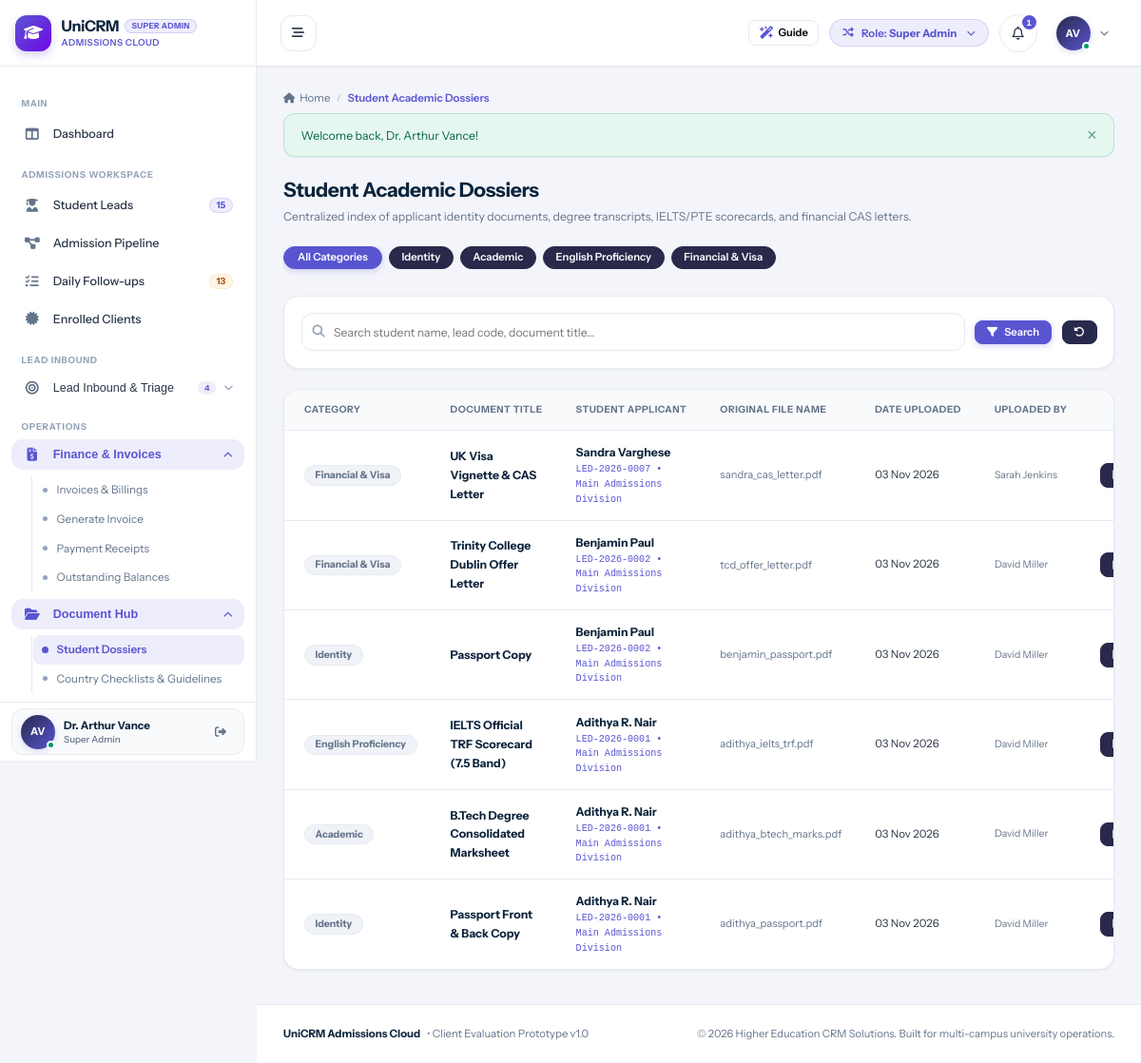
/documents/dossiers.php (signed in), run on the app's committed database.
### tables this page shows
CREATE TABLE `users` (
  `id` int(11) NOT NULL AUTO_INCREMENT,
  `branch_id` int(11) DEFAULT NULL,
  `role_id` int(11) NOT NULL,
  `manager_id` int(11) DEFAULT NULL,
  `reporting_manager_id` int(11) DEFAULT NULL,
  `name` varchar(150) NOT NULL,
  `email` varchar(150) NOT NULL,
  `password` varchar(255) NOT NULL,
  `phone` varchar(50) DEFAULT NULL,
  `designation` varchar(100) DEFAULT NULL,
  `avatar` varchar(255) DEFAULT NULL,
  `status` enum('Active','Inactive') DEFAULT 'Active',
  `created_at` datetime DEFAULT current_timestamp(),
  `updated_at` datetime DEFAULT NULL ON UPDATE current_timestamp(),
  PRIMARY KEY (`id`),
  UNIQUE KEY `email` (`email`),
  KEY `idx_branch` (`branch_id`),
  KEY `idx_role` (`role_id`),
  KEY `idx_manager` (`manager_id`)
);

CREATE TABLE `roles` (
  `id` int(11) NOT NULL AUTO_INCREMENT,
  `name` varchar(50) NOT NULL,
  `label` varchar(100) NOT NULL,
  `description` text DEFAULT NULL,
  `created_at` datetime DEFAULT current_timestamp(),
  PRIMARY KEY (`id`),
  UNIQUE KEY `name` (`name`)
);

CREATE TABLE `student_documents` (
  `id` int(11) NOT NULL AUTO_INCREMENT,
  `lead_id` int(11) NOT NULL,
  `category` enum('Identity','Academic','English Proficiency','Financial & Visa','Other') NOT NULL,
  `document_name` varchar(150) NOT NULL,
  `title` varchar(150) DEFAULT NULL,
  `file_path` varchar(255) NOT NULL,
  `file_name` varchar(255) NOT NULL,
  `original_filename` varchar(255) DEFAULT NULL,
  `file_size` int(11) DEFAULT 0,
  `uploaded_by` int(11) NOT NULL,
  `created_at` datetime DEFAULT current_timestamp(),
  PRIMARY KEY (`id`),
  KEY `idx_lead` (`lead_id`),
  KEY `idx_cat` (`category`)
);

CREATE TABLE `leads` (
  `id` int(11) NOT NULL AUTO_INCREMENT,
  `lead_code` varchar(30) NOT NULL,
  `full_name` varchar(150) NOT NULL,
  `phone` varchar(50) DEFAULT NULL,
  `mobile_number` varchar(50) NOT NULL,
  `phone_normalized` varchar(20) NOT NULL,
  `alternate_phone` varchar(50) DEFAULT NULL,
  `dob` date DEFAULT NULL,
  `gender` enum('Male','Female','Other') DEFAULT 'Other',
  `email` varchar(150) DEFAULT NULL,
  `permanent_address` text DEFAULT NULL,
  `city` varchar(100) DEFAULT NULL,
  `state` varchar(100) DEFAULT NULL,
  `country` varchar(100) DEFAULT 'India',
  `branch_id` int(11) NOT NULL,
  `assigned_counselor_id` int(11) DEFAULT NULL,
  `highest_qualification` varchar(100) DEFAULT NULL,
  `passing_college` varchar(200) DEFAULT NULL,
  `college_name` varchar(200) DEFAULT NULL,
  `passout_year` int(11) DEFAULT NULL,
  `year_of_passing` int(11) DEFAULT NULL,
  `percentage` decimal(5,2) DEFAULT NULL,
  `backlogs_count` int(11) DEFAULT 0,
  `has_passport` enum('Yes','No','Applied') DEFAULT 'No',
  `passport_number` varchar(50) DEFAULT NULL,
  `passport_expiry` date DEFAULT NULL,
  `pan_number` varchar(30) DEFAULT NULL,
  `has_ielts` enum('Yes','No','Awaiting Result','Not Attempted') DEFAULT 'No',
  `has_pte` enum('Yes','No','Awaiting Result','Not Attempted') DEFAULT 'No',
  `has_toefl` enum('Yes','No','Awaiting Result','Not Attempted') DEFAULT 'No',
  `english_test` varchar(50) DEFAULT 'None',
  `english_score` varchar(50) DEFAULT NULL,
  `score_listening` decimal(4,1) DEFAULT NULL,
  `score_reading` decimal(4,1) DEFAULT NULL,
  `score_writing` decimal(4,1) DEFAULT NULL,
  `score_speaking` decimal(4,1) DEFAULT NULL,
  `work_experience_years` decimal(4,1) DEFAULT 0.0,
  `notes` text DEFAULT NULL,
  `ielts_overall` decimal(3,1) DEFAULT NULL,
  `ielts_listening` decimal(3,1) DEFAULT NULL,
  `ielts_reading` decimal(3,1) DEFAULT NULL,
  `ielts_writing` decimal(3,1) DEFAULT NULL,
  `ielts_speaking` decimal(3,1) DEFAULT NULL,
  `pte_overall` int(11) DEFAULT NULL,
  `pte_listening` int(11) DEFAULT NULL,
  `pte_reading` int(11) DEFAULT NULL,
  `pte_writing` int(11) DEFAULT NULL,
  `pte_speaking` int(11) DEFAULT NULL,
  `target_country` varchar(100) DEFAULT NULL,
  `preferred_country` varchar(100) DEFAULT NULL,
  `target_university` varchar(200) DEFAULT NULL,
  `target_course` varchar(200) DEFAULT NULL,
  `preferred_course` varchar(200) DEFAULT NULL,
  `target_intake_id` int(11) DEFAULT NULL,
  `target_intake_text` varchar(100) DEFAULT NULL,
  `intake_year` int(11) DEFAULT 2026,
  `intake_term` varchar(50) DEFAULT 'September',
  `prospectivity` enum('High','Moderate','Low') DEFAULT 'Moderate',
  `priority` enum('High','Moderate','Low') DEFAULT 'Moderate',
  `enquiry_type` enum('WALK IN','TELE','TELE-WALK IN') DEFAULT 'TELE',
  `lead_source` varchar(100) DEFAULT 'Direct Inquiry',
  `source` varchar(100) DEFAULT 'Direct Inquiry',
  `stage_id` int(11) NOT NULL DEFAULT 1,
  `stage` varchar(50) DEFAULT 'ENQUIRY',
  `secondary_status` enum('Active','On Hold','Rejected','Lost') DEFAULT 'Active',
  `is_customer` tinyint(1) DEFAULT 0,
  `customer_code` varchar(30) DEFAULT NULL,
  `converted_to_customer_at` datetime DEFAULT NULL,
  `invoiced_total` decimal(12,2) DEFAULT 0.00,
  `paid_total` decimal(12,2) DEFAULT 0.00,
  `balance_total` decimal(12,2) DEFAULT 0.00,
  `college_data_id` int(11) DEFAULT NULL,
  `web_lead_id` int(11) DEFAULT NULL,
  `last_followup_at` datetime DEFAULT NULL,
  `next_followup_date` date DEFAULT NULL,
  `followup_count` int(11) DEFAULT 0,
  `last_followup_date` date DEFAULT NULL,
  `assigned_at` datetime DEFAULT current_timestamp(),
  `first_followup_logged` tinyint(1) DEFAULT 0,
  `is_archived` tinyint(1) DEFAULT 0,
  `archived_at` datetime DEFAULT NULL,
  `archived_by` int(11) DEFAULT NULL,
  `archive_reason` varchar(255) DEFAULT NULL,
  `archived_reason` varchar(255) DEFAULT NULL,
  `created_by` int(11) DEFAULT NULL,
  `created_at` datetime DEFAULT current_timestamp(),
  `updated_at` datetime DEFAULT NULL ON UPDATE current_timestamp(),
  PRIMARY KEY (`id`),
  UNIQUE KEY `lead_code` (`lead_code`),
  KEY `idx_phone` (`phone_normalized`),
  KEY `idx_branch` (`branch_id`),
  KEY `idx_counselor` (`assigned_counselor_id`),
  KEY `idx_stage` (`stage_id`),
  KEY `idx_customer` (`is_customer`),
  KEY `idx_archived` (`is_archived`),
  KEY `idx_next_fu` (`next_followup_date`)
);

CREATE TABLE `branches` (
  `id` int(11) NOT NULL AUTO_INCREMENT,
  `name` varchar(100) NOT NULL,
  `code` varchar(20) NOT NULL,
  `city` varchar(100) NOT NULL,
  `state` varchar(100) NOT NULL DEFAULT 'Kerala',
  `country` varchar(100) NOT NULL DEFAULT 'India',
  `phone` varchar(50) DEFAULT NULL,
  `email` varchar(150) DEFAULT NULL,
  `address` text DEFAULT NULL,
  `manager_id` int(11) DEFAULT NULL,
  `status` enum('Active','Inactive') DEFAULT 'Active',
  `created_at` datetime DEFAULT current_timestamp(),
  `updated_at` datetime DEFAULT NULL ON UPDATE current_timestamp(),
  PRIMARY KEY (`id`),
  UNIQUE KEY `code` (`code`)
);

### documents/dossiers.php (the view, shortened to what the rows shown need)
<?php
require_once __DIR__ . '/../config/database.php';
require_once __DIR__ . '/../config/helpers.php';
require_once __DIR__ . '/../includes/auth.php';
require_login();
$scopeClause = get_crm_scope_clause('l', 'assigned_counselor_id', 'branch_id');
$where = ["1=1", $scopeClause];
$params = [];
$whereSql = implode(' AND ', $where);
$sql = "
    SELECT d.*, l.full_name, l.lead_code, b.name as branch_name, u.name as uploaded_by_name
    FROM student_documents d
    JOIN leads l ON d.lead_id = l.id
    LEFT JOIN branches b ON l.branch_id = b.id
    LEFT JOIN users u ON d.uploaded_by = u.id
    WHERE {$whereSql}
    ORDER BY d.id DESC
";
$stmt = $pdo->prepare($sql);
$stmt->execute($params);
$docs = $stmt->fetchAll();
include __DIR__ . '/../includes/header.php';
?>
<div class="page-header" style="display:flex; justify-content:space-between; align-items:flex-start; margin-bottom:1.5rem; flex-wrap:wrap; gap:1rem;">
  <div>
    <h1 style="font-size:1.5rem; font-weight:700; color:var(--text-heading); margin:0 0 0.35rem 0;">Student Academic Dossiers</h1>
  </div>
</div>
<div class="card">
  <div class="table-responsive">
    <table class="data-table">
      <thead>
        <tr>
          <th>Category</th>
          <th>Document Title</th>
          <th>Student Applicant</th>
          <th>Original File Name</th>
          <th>Date Uploaded</th>
          <th>Uploaded By</th>
          <th style="text-align:right;">Actions</th>
        </tr>
      </thead>
      <tbody>
        <?php if (empty($docs)): ?>
          <tr>
            <td colspan="7" style="text-align:center; padding:3rem; color:var(--text-muted);">
              No student dossier documents match this search.
            </td>
          </tr>
        <?php else: ?>
          <?php foreach ($docs as $d): ?>
            <tr>
              <td>
                <span class="badge badge-secondary" style="font-weight:700; font-size:0.75rem;">
                  <?= htmlspecialchars($d['category']) ?>
                </span>
              </td>
              <td>
                <strong style="font-size:0.875rem; color:var(--text-heading);"><?= htmlspecialchars($d['title']) ?></strong>
              </td>
              <td>
                <a href="<?= base_url('leads/view.php?id=' . $d['lead_id']) ?>" style="font-weight:700; color:var(--text-heading); font-size:0.875rem; text-decoration:none;">
                  <?= htmlspecialchars($d['full_name']) ?>
                </a>
                <div style="font-family:monospace; font-size:0.72rem; color:var(--primary);">
                  <?= htmlspecialchars($d['lead_code']) ?> &bull; <?= htmlspecialchars($d['branch_name'] ?? 'Branch') ?>
                </div>
              </td>
              <td style="font-size:0.8rem; color:var(--text-muted);">
                <?= htmlspecialchars($d['original_filename'] ?? $d['file_name'] ?? 'document.pdf') ?>
              </td>
              <td style="font-size:0.825rem;"><?= date('d M Y', strtotime($d['created_at'])) ?></td>
              <td style="font-size:0.75rem; color:var(--text-muted);"><?= htmlspecialchars($d['uploaded_by_name'] ?? 'Staff') ?></td>
              <td style="text-align:right;">
                <div style="display:flex; justify-content:flex-end; gap:0.35rem;">
                  <a href="<?= base_url('uploads/documents/' . rawurlencode($d['file_name'])) ?>" target="_blank" class="btn btn-secondary btn-sm" title="Open File">
                  </a>
                </div>
              </td>
            </tr>
          <?php endforeach; ?>
        <?php endif; ?>
      </tbody>
    </table>
  </div>
</div>
<?php include __DIR__ . '/../includes/footer.php'; ?>

### includes/header.php (shortened to what the rows shown need)
<?php
require_once __DIR__ . '/auth.php';
$currentUser = current_user();
$unreadNotifCount = $currentUser ? get_unread_notifications_count($currentUser['id']) : 0;
?>
<!DOCTYPE html>
<html lang="en">
<head>
  <link rel="stylesheet" href="https://cdnjs.cloudflare.com/ajax/libs/font-awesome/6.5.1/css/all.min.css">
  <link rel="stylesheet" href="<?= base_url('assets/css/style.css') ?>">
</head>
<body>
<div id="app-layout">
  <?php include __DIR__ . '/sidebar.php'; ?>
  <div id="main-wrapper">
    <header id="top-navbar">
      <div class="navbar-right">
        <div class="role-switcher-dropdown" style="position: relative;">
          <button type="button" class="role-switcher-btn" id="role-switcher-btn" title="Simulate different role permissions">
            <span>Role: <strong><?= htmlspecialchars($currentUser['role_label'] ?? 'Guest') ?></strong></span>
          </button>
        </div>
        <div style="position: relative;">
          <button type="button" class="notification-bell-btn" id="notif-bell-btn" title="Notifications">
            <i class="fa-regular fa-bell"></i>
            <?php if ($unreadNotifCount > 0): ?>
              <span class="notification-counter"><?= $unreadNotifCount ?></span>
            <?php endif; ?>
          </button>
        </div>
        <div style="position: relative;">
          <button type="button" class="profile-dropdown-btn" id="user-profile-btn">
            <div class="user-avatar-sm online">
              <?= user_initials($currentUser['name'] ?? 'U') ?>
            </div>
            <i class="fa-solid fa-chevron-down" style="font-size:0.65rem; color:var(--text-muted);"></i>
          </button>
        </div>
      </div>
    </header>
    <main class="content-area">

### includes/sidebar.php (shortened to what the rows shown need)
<?php
$currentUser = current_user();
?>
<aside id="sidebar">
<?php
$rawRoleLabel = $currentUser['role_label'] ?? 'Staff';
$headerRoleBadge = $rawRoleLabel;
?>
  <div class="sidebar-header" id="sidebar-brand-header">
    <a href="<?= base_url('dashboard/index.php') ?>" class="brand-wrapper">
      <div class="brand-text">
        <div class="brand-title-row">
          <h1 class="brand-title">UniCRM</h1>
          <span class="sidebar-role-badge sidebar-demo-badge" title="<?= htmlspecialchars($rawRoleLabel) ?>"><?= htmlspecialchars($headerRoleBadge) ?></span>
        </div>
      </div>
    </a>
  </div>
  <div class="sidebar-user">
    <div class="sidebar-user-card">
      <div class="user-snippet">
        <div class="user-avatar-sm online" title="<?= htmlspecialchars($currentUser['name'] ?? 'User') ?>">
          <?= user_initials($currentUser['name'] ?? 'U') ?>
        </div>
        <div class="user-info">
          <span class="user-name" title="<?= htmlspecialchars($currentUser['name'] ?? 'User') ?>"><?= htmlspecialchars($currentUser['name'] ?? 'User') ?></span>
          <span class="user-role"><?= htmlspecialchars($currentUser['role_label'] ?? 'Staff') ?></span>
        </div>
      </div>
    </div>
  </div>
</aside>

### data on the page
users: role.label "SUPER ADMIN", name "AV", name "Dr. Arthur Vance", role.label "Super Admin", id "1"
student_documents: category "Financial & Visa", title "UK Visa Vignette & CAS Letter", lead.full_name "Sandra Varghese", lead.lead_code "LED-2026-0007", branches.name "Main Admissions Division", original_filename "sandra_cas_letter.pdf", created_at "03 Nov 2026", users.name "Sarah Jenkins"
student_documents: category "Financial & Visa", title "Trinity College Dublin Offer Letter", lead.full_name "Benjamin Paul", lead.lead_code "LED-2026-0002", branches.name "Main Admissions Division", original_filename "tcd_offer_letter.pdf", created_at "03 Nov 2026", users.name "David Miller"
student_documents: category "Identity", title "Passport Copy", lead.full_name "Benjamin Paul", lead.lead_code "LED-2026-0002", branches.name "Main Admissions Division", original_filename "benjamin_passport.pdf", created_at "03 Nov 2026", users.name "David Miller"
student_documents: category "English Proficiency", title "IELTS Official TRF Scorecard (7.5 Band)", lead.full_name "Adithya R. Nair", lead.lead_code "LED-2026-0001", branches.name "Main Admissions Division", original_filename "adithya_ielts_trf.pdf", created_at "03 Nov 2026", users.name "David Miller"
student_documents: category "Academic", title "B.Tech Degree Consolidated Marksheet", lead.full_name "Adithya R. Nair", lead.lead_code "LED-2026-0001", branches.name "Main Admissions Division", original_filename "adithya_btech_marks.pdf", created_at "03 Nov 2026", users.name "David Miller"
student_documents: category "Identity", title "Passport Front & Back Copy", lead.full_name "Adithya R. Nair", lead.lead_code "LED-2026-0001", branches.name "Main Admissions Division", original_filename "adithya_passport.pdf", created_at "03 Nov 2026", users.name "David Miller"

### other printed values
$sidebarActiveLeadsCount "15"
$sidebarTotalTasks "13"
$sidebarWebLeadsCount "4"
$pageTitle "Student Academic Dossiers"
$flash['message'] "Welcome back, Dr. Arthur Vance!"
$c "Identity"
$c "Academic"
$c "English Proficiency"
$c "Financial & Visa"
